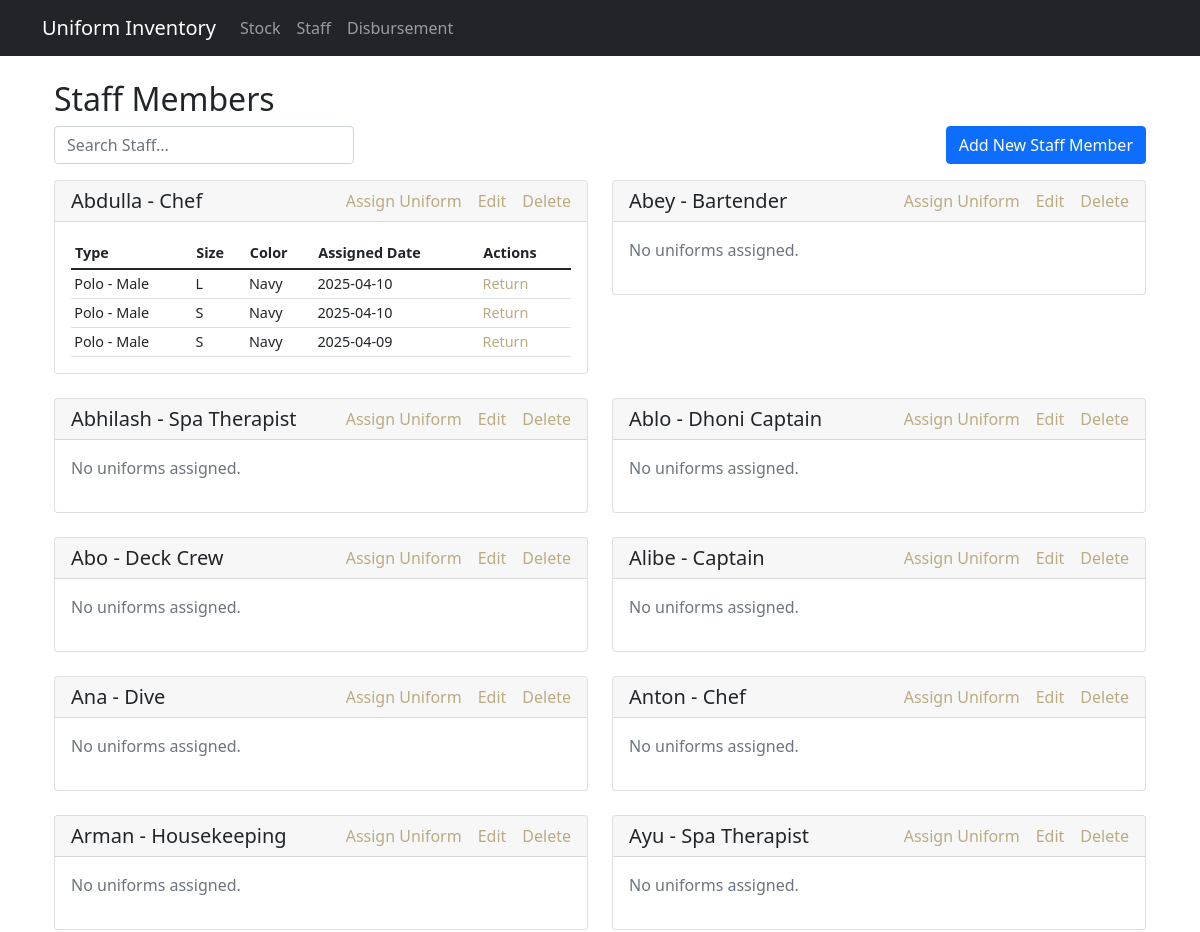
Page /staff (upper part) on the earlier database version.
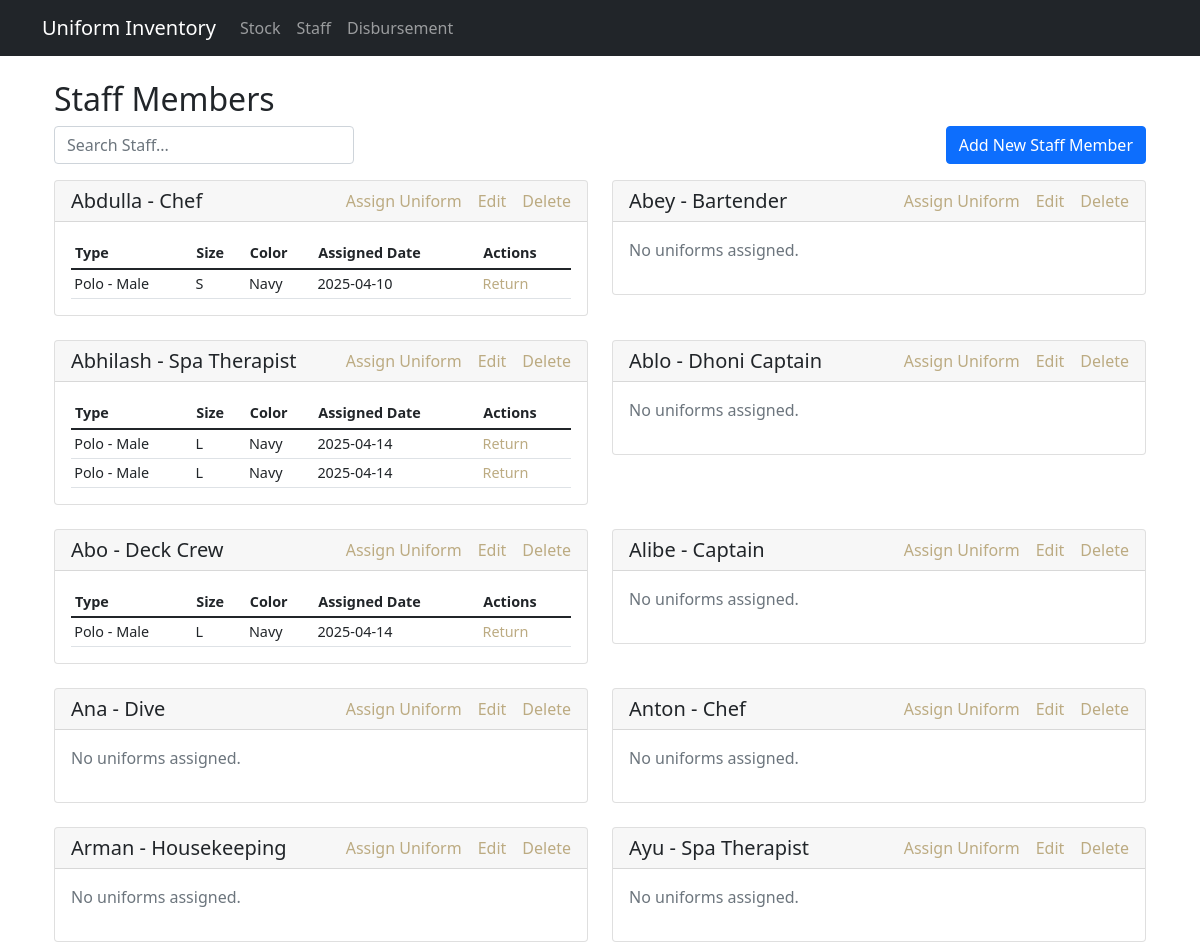
Same page on the later database version.
### tables this page shows
CREATE TABLE staff (
        id INTEGER PRIMARY KEY AUTOINCREMENT,
        name TEXT NOT NULL,
        department TEXT NOT NULL
    );

CREATE TABLE staff_assignments (
        id INTEGER PRIMARY KEY AUTOINCREMENT,
        staff_id INTEGER,
        uniform_id INTEGER,
        assigned_date TIMESTAMP DEFAULT CURRENT_TIMESTAMP,
        returned_date TIMESTAMP,
        status TEXT DEFAULT 'assigned',
        notes TEXT,
        FOREIGN KEY (staff_id) REFERENCES staff (id),
        FOREIGN KEY (uniform_id) REFERENCES uniforms (id)
    );

CREATE TABLE uniforms (
        id INTEGER PRIMARY KEY AUTOINCREMENT,
        type TEXT NOT NULL,
        size TEXT NOT NULL,
        color TEXT NOT NULL,
        current_stock INTEGER DEFAULT 0
    );

### app.py (the view)
@app.route('/staff')
def staff_list():
    staff = staff_mgmt.get_staff_list()
    return render_template('staff_list.html', staff=staff)

### templates/staff_list.html (shortened to what this page needs)
{% extends "base.html" %}
{% block content %}
<div class="container mt-4">
    <h2>Staff Members</h2>
    <div class="d-flex justify-content-between mb-3">
        <input type="text" id="staffSearch" class="form-control" placeholder="Search Staff..." onfocus="clearAndShowDropdown()" onblur="hideDropdown()" onkeyup="filterStaff()" style="max-width: 300px;">
        <a href="{{ url_for('add_staff') }}" class="btn btn-primary ms-2">Add New Staff Member</a>
    </div>
    <div class="row" id="staffContainer">
        {% for staff_member in staff %}
        <div class="col-md-6 mb-4 staff-card" data-staff-id="{{ staff_member.id }}">
            <div class="card">
                <div class="card-header d-flex justify-content-between align-items-center">
                    <h5 class="mb-0">{{ staff_member.name }} - {{ staff_member.department|title }}</h5>
                    <div class="d-flex align-items-center" style="gap: 1rem;">
                        <a href="{{ url_for('assign_uniform') }}?staff_id={{ staff_member.id }}" class="text-decoration-none" style="color: #bcab82;" onmouseover="this.style.color='black'" onmouseout="this.style.color='#bcab82'">Assign Uniform</a>
                        <a href="{{ url_for('edit_staff', staff_id=staff_member.id) }}" class="text-decoration-none" style="color: #bcab82;" onmouseover="this.style.color='black'" onmouseout="this.style.color='#bcab82'">Edit</a>
                        <a href="#" class="text-decoration-none" style="color: #bcab82;" onmouseover="this.style.color='red'" onmouseout="this.style.color='#bcab82'" data-bs-toggle="modal" data-bs-target="#deleteModal{{ staff_member.id }}">Delete</a>
                    </div>
                </div>
                <div class="card-body">
                    {% if staff_member.assigned_uniforms %}
                        <div class="table-responsive">
                            <table class="table table-sm" style="font-size: 0.9rem; margin-bottom: 0; border-collapse: collapse;">
                                <thead>
                                    <tr>
                                        <th>Type</th>
                                        <th>Size</th>
                                        <th>Color</th>
                                        <th>Assigned Date</th>
                                        <th>Actions</th>
                                    </tr>
                                </thead>
                                <tbody>
                                    {% for uniform in staff_member.assigned_uniforms %}
                                    <tr style="border-bottom: 1px solid #dee2e6;">
                                        <td style="padding: 0.2rem; border: none;">{{ uniform.type }}</td>
                                        <td style="padding: 0.2rem; border: none;">{{ uniform.size }}</td>
                                        <td style="padding: 0.2rem; border: none;">{{ uniform.color }}</td>
                                        <td style="padding: 0.2rem; border: none;">{{ uniform.assigned_date.split(' ')[0] }}</td>
                                        <td style="padding: 0.2rem; border: none;">
                                            <a href="#" class="text-decoration-none" style="color: #bcab82;" onmouseover="this.style.color='black'" onmouseout="this.style.color='#bcab82'" data-bs-toggle="modal" data-bs-target="#returnModal{{ staff_member.id }}_{{ loop.index }}">Return</a>
                                        </td>
                                    </tr>
                                    {% endfor %}
                                </tbody>
                            </table>
                        </div>
                    {% else %}
                        <p class="text-muted">No uniforms assigned.</p>
                    {% endif %}
                </div>
            </div>
        </div>
        {% endfor %}
    </div>
</div>
{% endblock %}

### templates/base.html (shortened to what this page needs)
<!DOCTYPE html>
<html lang="en">
<head>
    <link href="https://cdn.jsdelivr.net/npm/bootstrap@5.1.3/dist/css/bootstrap.min.css" rel="stylesheet">
</head>
<body>
    <nav class="navbar navbar-expand-lg navbar-dark bg-dark">
        <div class="container">
            <a class="navbar-brand" href="/">Uniform Inventory</a>
            <div class="collapse navbar-collapse" id="navbarNav">
                <ul class="navbar-nav">
                    <li class="nav-item">
                        <a class="nav-link" href="/stock">Stock</a>
                    </li>
                    <li class="nav-item">
                        <a class="nav-link" href="/staff">Staff</a>
                    </li>
                    <li class="nav-item">
                        <a class="nav-link" href="/staff/assign">Disbursement</a>
                    </li>
                </ul>
            </div>
        </div>
    </nav>
    <div class="container mt-4">
        {% block content %}{% endblock %}
    </div>
</body>
</html>

Differences in the rows shown:
changed staff "Abdulla": loses staff_assignments (type "Polo - Male", size "L", color "Navy", assigned_date "2025-04-10"); loses staff_assignments (type "Polo - Male", size "S", color "Navy", assigned_date "2025-04-09")
computed for staff "Abhilash": text "No uniforms assigned." → "Type Size Color Assigned Date Actions"
added staff_assignments: type "Polo - Male", size "L", color "Navy", assigned_date "2025-04-14", shown under staff "Abhilash"
added staff_assignments: type "Polo - Male", size "L", color "Navy", assigned_date "2025-04-14", shown under staff "Abhilash"
computed for staff "Abo": text "No uniforms assigned." → "Type Size Color Assigned Date Actions"
added staff_assignments: type "Polo - Male", size "L", color "Navy", assigned_date "2025-04-14", shown under staff "Abo"
